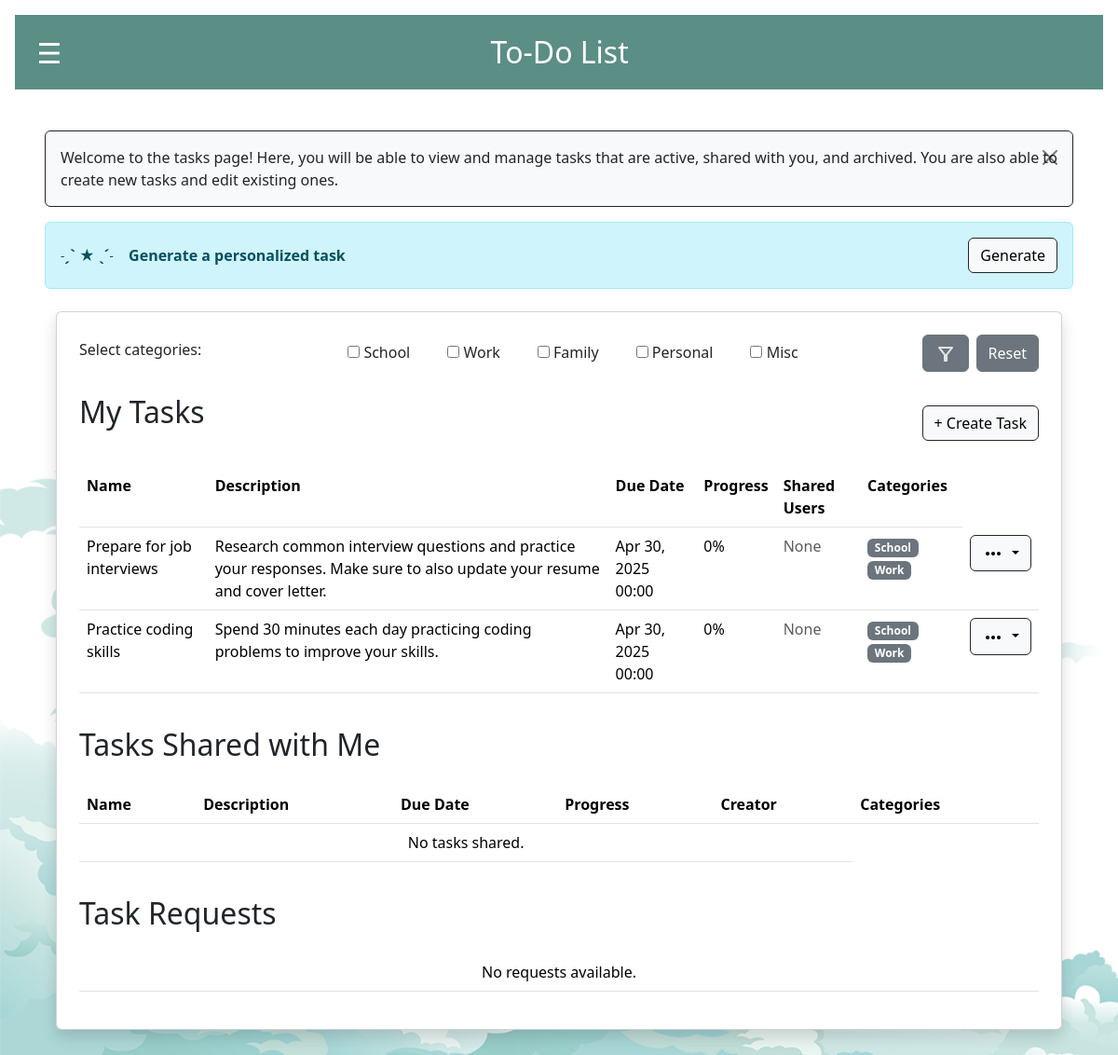
Page /tasks/ (signed in) on the earlier database version.
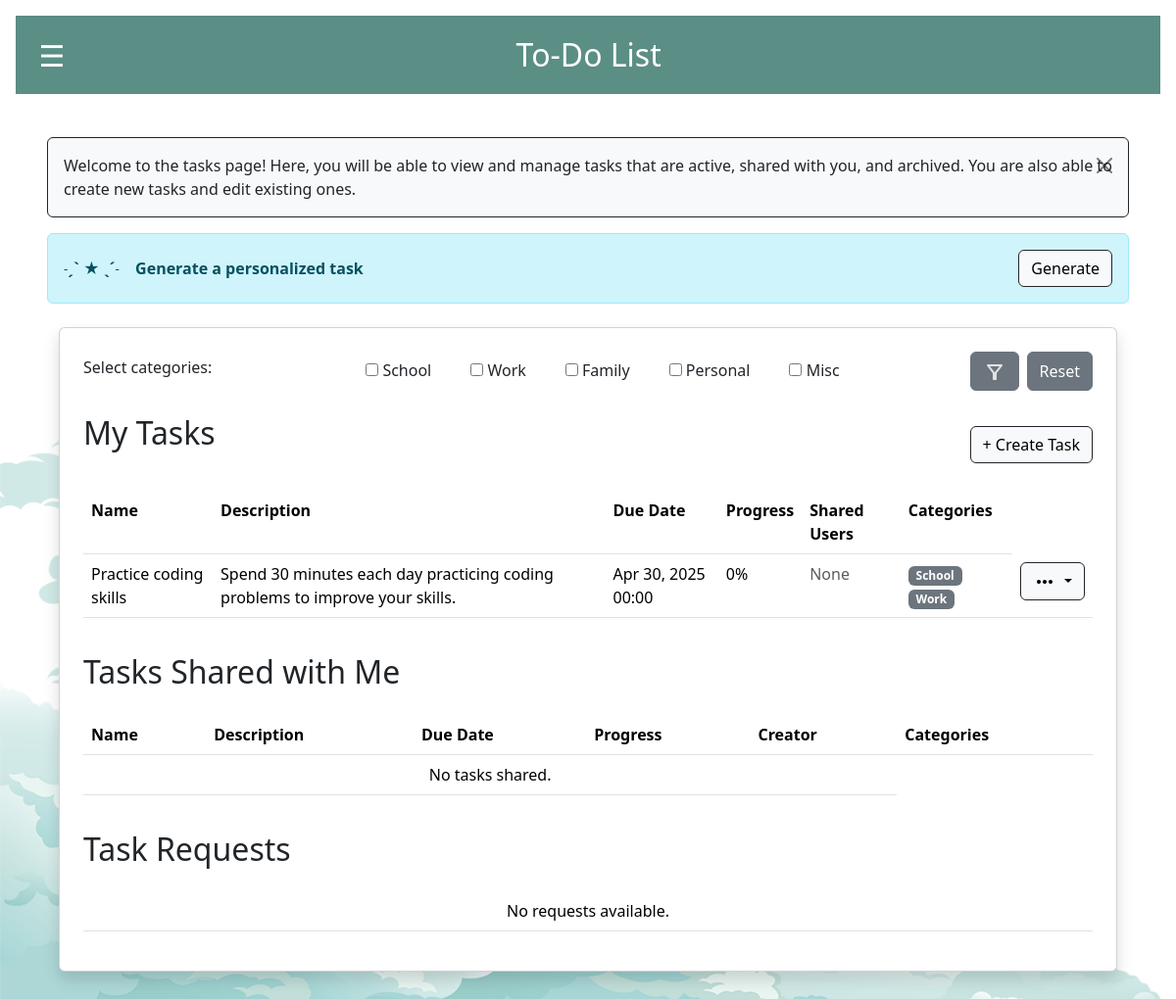
Same page on the later database version.
### todoapp/models.py (models this page shows, shortened)
class Category(models.Model):
    name = models.CharField(max_length=50)
    def __str__(self):
        return self.name

class Task(models.Model):
    name = models.CharField(max_length=255)
    creator = models.ForeignKey(User, on_delete=models.CASCADE)
    description = models.TextField()
    due_date = models.DateTimeField()
    progress = models.IntegerField(default=0)
    is_completed = models.BooleanField(default=False)
    is_archived = models.BooleanField(default=False)
    categories = models.ManyToManyField(Category, related_name="tasks", blank=True)
    assigned_users = models.ManyToManyField(User, related_name="assigned_tasks")
    notifications_enabled = models.BooleanField(default=False)
    NOTIFICATION_TIMES = [
        (10, '10 minutes before'),
        (60, '1 hour before'),
        (1440, '1 day before'),
    ]
    NOTIFICATION_TYPES = [
        ('push', 'Push Notification'),
        ('email', 'Email Notification'),
    ]
    notification_time = models.IntegerField(choices=NOTIFICATION_TIMES, default=60)
    notification_type = models.CharField(
        max_length=10,
        choices=NOTIFICATION_TYPES,
        default='push'
    )

### todoapp/views.py (the view)
# urls.py: path('tasks/', views.task_view, name='task_view'),
@login_required(login_url='/')
def task_view(request):
    tasks = Task.objects.filter(
        Q(creator=request.user) | Q(assigned_users=request.user),
        Q(is_archived=False)
    ).distinct()
    task_requests = TaskCollabRequest.objects.filter(to_user=request.user)
    shared_tasks = Task.objects.filter(assigned_users=request.user)
    has_task = Task.objects.filter(creator=request.user).exists()
    form, filtered_tasks, shared_filtered_tasks, _ = get_filtered_tasks(request)
    task_suggestion = get_ai_task_suggestion(request)
    suggested_name = task_suggestion.get('name', '') if task_suggestion else ''
    suggested_description = task_suggestion.get('description', '') if task_suggestion else ''
    suggested_categories = task_suggestion.get('categories', []) if task_suggestion else []
    return render(request, 'task_view.html', {
        'my_tasks': filtered_tasks,
        'task_requests': task_requests,
        'shared_tasks': shared_filtered_tasks,
        'vapid_key': settings.WEBPUSH_SETTINGS['VAPID_PUBLIC_KEY'],
		'form': form,
        'suggested_name': suggested_name,
        'suggested_description': suggested_description,
        'suggested_categories': suggested_categories,
        'has_task': has_task,
    })

### todoapp/forms.py
class FilterTasksForm(forms.Form):
    user_category_filter = forms.ModelMultipleChoiceField(
        queryset=Category.objects.all(),
        widget=forms.CheckboxSelectMultiple,
        required=False,
        label="Select categories:"
    )

### todoapp/context_processors.py (called while the page is built)
def vapid_key(request):
    return {
        'vapid_key': settings.VAPID_PUBLIC_KEY
    }

### todoapp/views.py (called while the page is built, shortened)
def get_filtered_tasks(request):
    form = FilterTasksForm(request.GET or None)
    my_filtered_tasks = Task.objects.filter(
        creator=request.user,
        is_archived=False
    )
    shared_filtered_tasks = Task.objects.filter(
        assigned_users=request.user,
        is_archived=False
    )
    filtered_archived_tasks = Task.objects.filter(
        is_archived=True
    ).filter(
        Q(creator=request.user) | Q(assigned_users=request.user)
    ).distinct()
    return form, my_filtered_tasks, shared_filtered_tasks, filtered_archived_tasks

### todoapp/templates/task_view.html (shortened to what the changed rows need)
{% extends 'base.html' %}
{% block content %}
{% block extra_css %}
    <link href="https://cdn.jsdelivr.net/npm/select2@4.0.13/dist/css/select2.min.css" rel="stylesheet" />
{% endblock %}
<div class="container mt-4">
    <div class="card p-4 shadow">
        <div class="filter-form">
            <form method="get" title="Select a category to filter all tasks based on their category assignment." name="filter_tasks" class="d-flex justify-content-between align-items-center flex-wrap gap-2">
                <div class="d-flex flex-row flex-wrap gap-3">
                    {% for checkbox in form.user_category_filter %}
                        <div class="form-check">
                            {{ checkbox.tag }}
                            <label class="form-check-label">{{ checkbox.choice_label }}</label>
                        </div>
                    {% endfor %}
                </div>
            </form>
        </div>
        <div class="title-card d-flex justify-content-between align-items-center mt-4 mb-3" style="margin-top:20px;">
            <h2 class="mb-4">My Tasks</h2>
        </div>
        <div class="table-responsive">
            <table class="table">
                <tbody>
                    <tr>
                        <th>Name</th>
                        <th>Description</th>
                        <th>Due Date</th>
                        <th>Progress</th>
                        <th>Shared Users</th>
                        <th>Categories</th>
                    </tr>
                    {% for task in my_tasks %}
                    <tr>
                        <td>{{ task.name }}</td>
                        <td>{{ task.description }}</td>
                        <td>{{ task.due_date|date:"M d, Y H:i" }}</td>
                        <td>{{ task.progress }}%</td>
                        <td>
                            {% for user in task.assigned_users.all %}
                                <span class="badge bg-secondary">{{ user.username }}</span>
                            {% empty %}
                                <span class="text-muted">None</span>
                            {% endfor %}
                        </td>
                        <td>
                            {% for category in task.categories.all %}
                                <span class="badge bg-secondary">{{ category.name }}</span>
                            {% empty %}
                                <span class="text-muted">None</span>
                            {% endfor %}
                        </td>
                        <td>
                            <div class="btn-group">
                                <button type="button" class="custom-dark-button dropdown-toggle" data-bs-toggle="dropdown" aria-haspopup="true" aria-expanded="false">
                                </button>
                            </div>
                        </td>
                    </tr>
                    {% empty %}
                    <tr>
                        <td colspan="5" class="text-center">No tasks available.</td>
                    </tr>
                    {% endfor %}
                </tbody>
            </table>
        </div>
        <div class="title-card">
            <h2 class="mb-4" style="margin-top:20px;">Tasks Shared with Me</h2>
        </div>
        <div class="table-responsive">
            <table class="table">
                    <tr>
                        <th>Name</th>
                        <th>Description</th>
                        <th>Due Date</th>
                        <th>Progress</th>
                        <th>Creator</th>
                        <th>Categories</th>
                    </tr>
            </table>
        </div>
        <div class="title-card">
            <h2 class="mb-4" style="margin-top: 20px;">Task Requests</h2>
        </div>
    </div>
</div>
{% endblock %}

Differences in the rows shown:
no longer on this page (row edited): Task: name "Prepare for job interviews", description "Research common interview questions and practice your responses. Make sure to also update your resume and cover letter.", due_date "Apr 30, 2025 00:00", progress "0", Category (name "School"), Category (name "Work")
